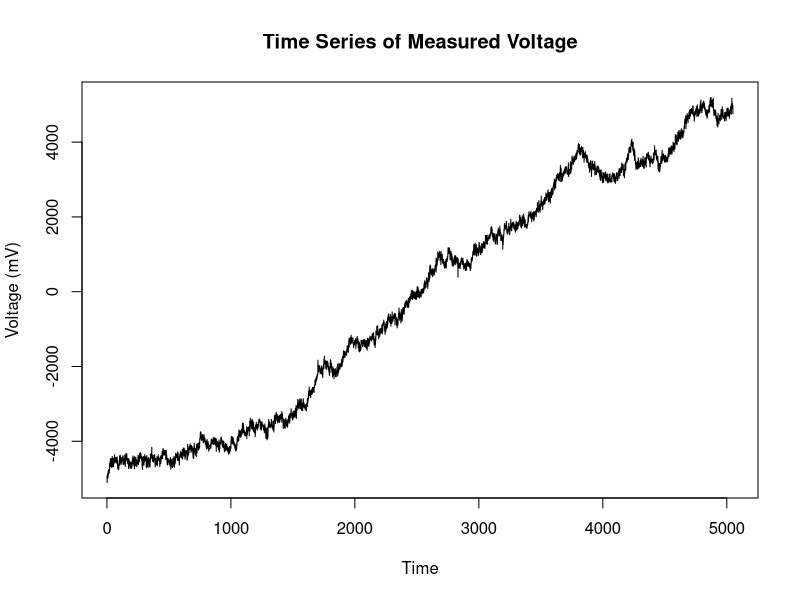
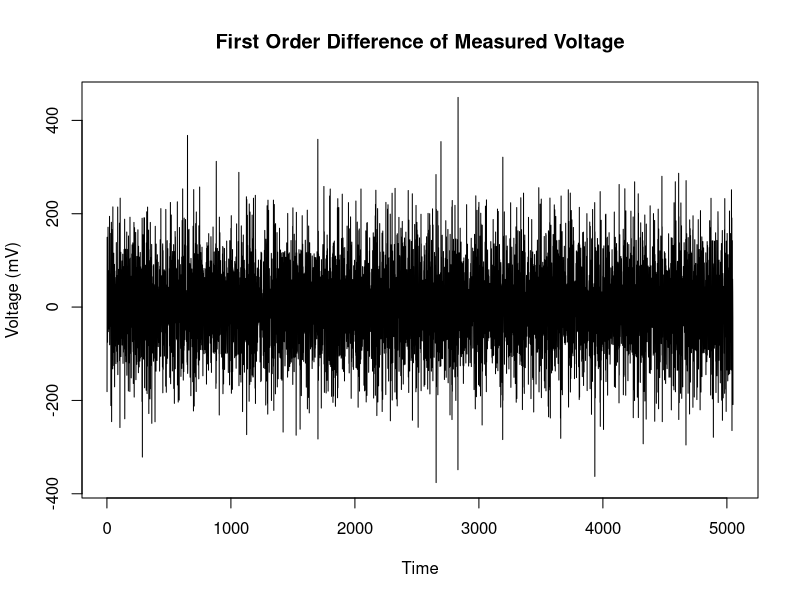
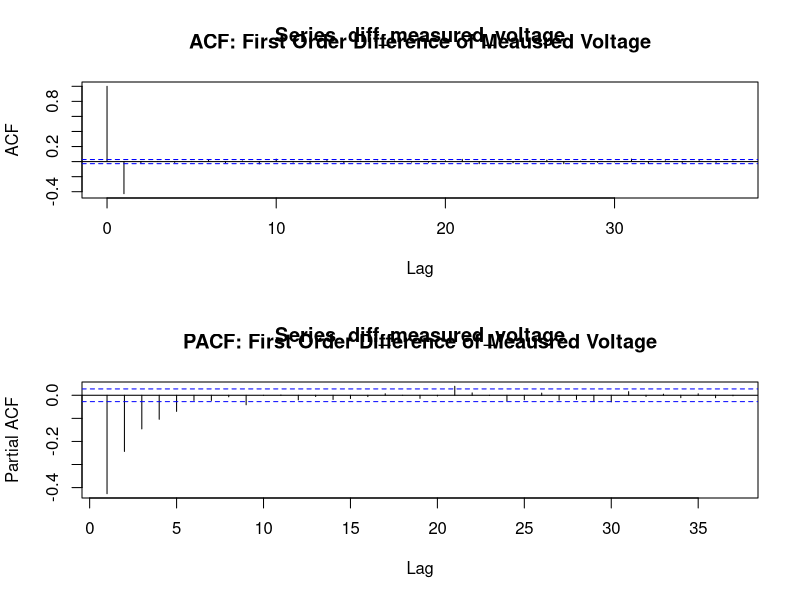

R code for these plots, in order: (Note: this script raises an error after producing the figures.)
# Project
# Reading in the CSV file
voltage_data <- read.csv("voltage_readings.csv")
# Setting the measured voltage as our data
measured_voltage <- voltage_data$Measured_Voltage
ts.plot(measured_voltage, main = "Time Series of Measured Voltage", ylab = "Voltage (mV)")

# Performing a first order difference to eliminate linear trend from the original data'
diff_measured_voltage <- diff(measured_voltage)
ts.plot(diff_measured_voltage, main = "First Order Difference of Measured Voltage", ylab = "Voltage (mV)")

# Visually checking for stationarity for the first order differenced data
par(mfrow = c(2, 1))

acf(diff_measured_voltage)
title(main = "ACF: First Order Difference of Meausred Voltage")
pacf(diff_measured_voltage)
title(main = "PACF: First Order Difference of Meausred Voltage")

# Statistically checking for stationarity now
adf.test(diff_measured_voltage) # Augmented Dickey-Fuller Test

# Using an ARIMA(0,1,1) model to identify dependence orders 
fit <- sarima(measured_voltage, p = 0, d = 1, q = 1)

# Statistically checking for white noise residuals
res <- fit$fit$residuals
Box.test(res, lag = 10, type = "Ljung-Box")
Box.test(res, lag = 20, type = "Ljung-Box")
